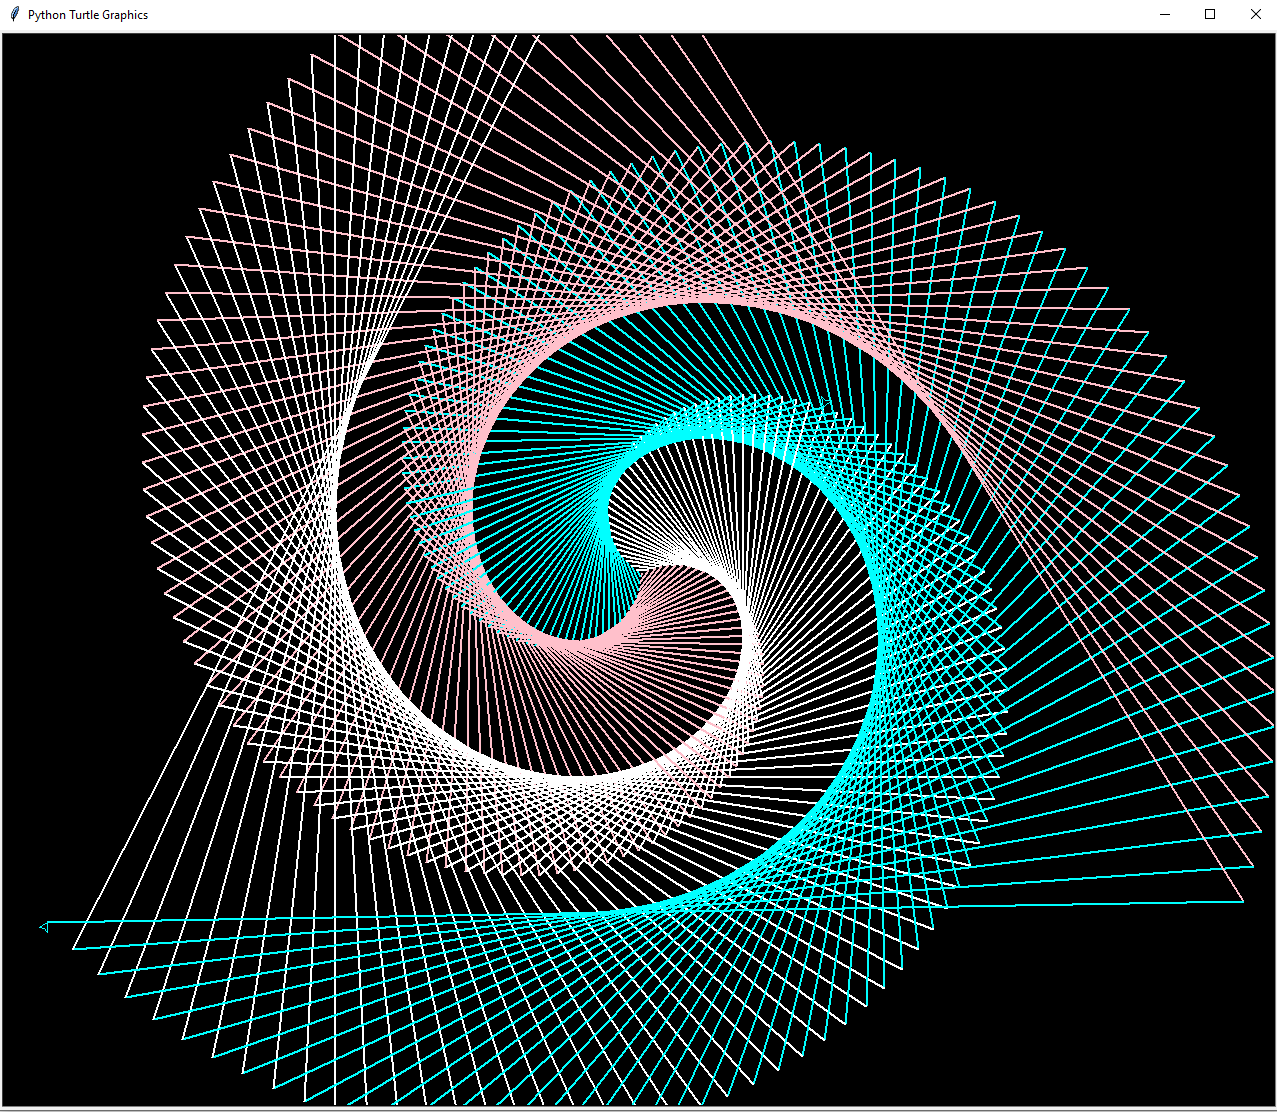

Write Python code to recreate this figure.
import turtle
#clcoding.com
t = turtle.Turtle()
s = turtle.Screen()
s.bgcolor("black")
t.width(2)
t.speed(15)

col = ('white','pink','cyan')
for i in range (300):
    t.pencolor(col[i%3])
    t.forward(i*4)
    t.right(121)
#clcoding.com  
